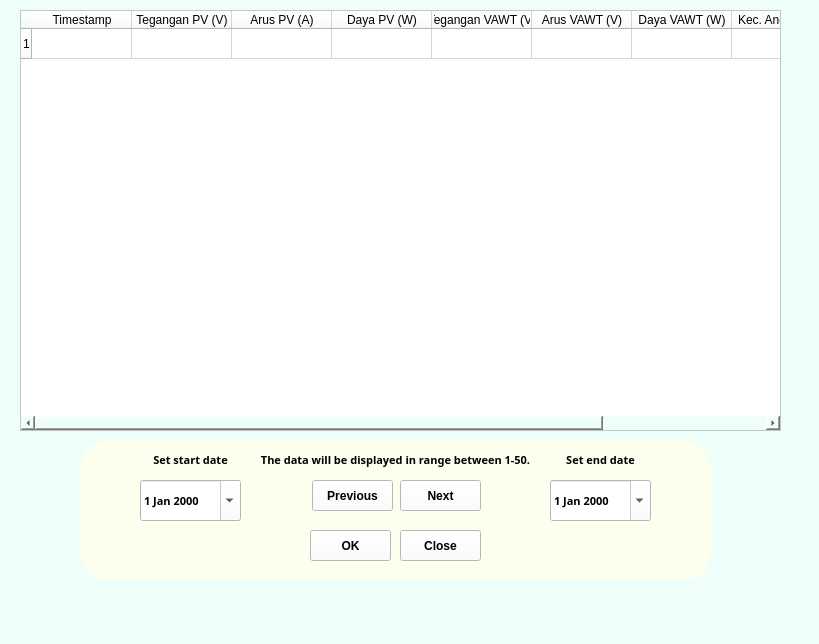
<?xml version="1.0" encoding="UTF-8"?>
<ui version="4.0">
 <class>MainWindow</class>
 <widget class="QMainWindow" name="MainWindow">
  <property name="geometry">
   <rect>
    <x>0</x>
    <y>0</y>
    <width>819</width>
    <height>644</height>
   </rect>
  </property>
  <property name="windowTitle">
   <string>Show Data</string>
  </property>
  <property name="windowIcon">
   <iconset>
    <normaloff>../assets/0049-logo-pjb-removebg-preview.png</normaloff>../assets/0049-logo-pjb-removebg-preview.png</iconset>
  </property>
  <property name="styleSheet">
   <string notr="true">background-color: rgb(237, 255, 248);</string>
  </property>
  <widget class="QWidget" name="centralwidget">
   <widget class="QTableWidget" name="tableWidget">
    <property name="geometry">
     <rect>
      <x>20</x>
      <y>10</y>
      <width>761</width>
      <height>421</height>
     </rect>
    </property>
    <property name="font">
     <font>
      <pointsize>7</pointsize>
     </font>
    </property>
    <property name="styleSheet">
     <string notr="true">background-color: rgb(255, 255, 255);
</string>
    </property>
    <property name="rowCount">
     <number>1</number>
    </property>
    <property name="columnCount">
     <number>9</number>
    </property>
    <attribute name="horizontalHeaderVisible">
     <bool>true</bool>
    </attribute>
    <row/>
    <column>
     <property name="text">
      <string>Timestamp</string>
     </property>
    </column>
    <column>
     <property name="text">
      <string>Tegangan PV (V)</string>
     </property>
    </column>
    <column>
     <property name="text">
      <string>Arus PV (A)</string>
     </property>
    </column>
    <column>
     <property name="text">
      <string>Daya PV (W)</string>
     </property>
    </column>
    <column>
     <property name="text">
      <string>Tegangan VAWT (V)</string>
     </property>
    </column>
    <column>
     <property name="text">
      <string>Arus VAWT (V)</string>
     </property>
    </column>
    <column>
     <property name="text">
      <string>Daya VAWT (W)</string>
     </property>
    </column>
    <column>
     <property name="text">
      <string>Kec. Angin (m/s)</string>
     </property>
    </column>
    <column>
     <property name="text">
      <string>Baterai (V)</string>
     </property>
    </column>
   </widget>
   <widget class="QPushButton" name="pushButton">
    <property name="geometry">
     <rect>
      <x>310</x>
      <y>530</y>
      <width>81</width>
      <height>31</height>
     </rect>
    </property>
    <property name="font">
     <font>
      <weight>75</weight>
      <bold>true</bold>
     </font>
    </property>
    <property name="styleSheet">
     <string notr="true">background-color: rgb(255, 255, 255);</string>
    </property>
    <property name="text">
     <string>OK</string>
    </property>
   </widget>
   <widget class="QDateEdit" name="dateEdit">
    <property name="geometry">
     <rect>
      <x>140</x>
      <y>480</y>
      <width>101</width>
      <height>41</height>
     </rect>
    </property>
    <property name="font">
     <font>
      <family>PibotoLt</family>
      <pointsize>8</pointsize>
      <weight>75</weight>
      <bold>true</bold>
     </font>
    </property>
    <property name="styleSheet">
     <string notr="true">background-color: rgb(255, 255, 255);</string>
    </property>
    <property name="calendarPopup">
     <bool>true</bool>
    </property>
   </widget>
   <widget class="QDateEdit" name="dateEdit_2">
    <property name="geometry">
     <rect>
      <x>550</x>
      <y>480</y>
      <width>101</width>
      <height>41</height>
     </rect>
    </property>
    <property name="font">
     <font>
      <family>PibotoLt</family>
      <pointsize>8</pointsize>
      <weight>75</weight>
      <bold>true</bold>
     </font>
    </property>
    <property name="styleSheet">
     <string notr="true">background-color: rgb(255, 255, 255);</string>
    </property>
    <property name="calendarPopup">
     <bool>true</bool>
    </property>
   </widget>
   <widget class="QLabel" name="startdate_label">
    <property name="geometry">
     <rect>
      <x>140</x>
      <y>450</y>
      <width>101</width>
      <height>20</height>
     </rect>
    </property>
    <property name="font">
     <font>
      <family>PibotoLt</family>
      <pointsize>8</pointsize>
      <weight>75</weight>
      <bold>true</bold>
     </font>
    </property>
    <property name="styleSheet">
     <string notr="true">background-color: None;</string>
    </property>
    <property name="text">
     <string>Set start date</string>
    </property>
    <property name="alignment">
     <set>Qt::AlignCenter</set>
    </property>
   </widget>
   <widget class="QLabel" name="enddate_label">
    <property name="geometry">
     <rect>
      <x>550</x>
      <y>450</y>
      <width>101</width>
      <height>20</height>
     </rect>
    </property>
    <property name="font">
     <font>
      <family>PibotoLt</family>
      <pointsize>8</pointsize>
      <weight>75</weight>
      <bold>true</bold>
     </font>
    </property>
    <property name="styleSheet">
     <string notr="true">background-color: None;</string>
    </property>
    <property name="text">
     <string>Set end date</string>
    </property>
    <property name="alignment">
     <set>Qt::AlignCenter</set>
    </property>
   </widget>
   <widget class="QPushButton" name="nextButton">
    <property name="geometry">
     <rect>
      <x>400</x>
      <y>480</y>
      <width>81</width>
      <height>31</height>
     </rect>
    </property>
    <property name="font">
     <font>
      <weight>75</weight>
      <bold>true</bold>
     </font>
    </property>
    <property name="styleSheet">
     <string notr="true">background-color: rgb(255, 255, 255);</string>
    </property>
    <property name="text">
     <string>Next</string>
    </property>
   </widget>
   <widget class="QPushButton" name="prevButton">
    <property name="geometry">
     <rect>
      <x>312</x>
      <y>480</y>
      <width>81</width>
      <height>31</height>
     </rect>
    </property>
    <property name="font">
     <font>
      <weight>75</weight>
      <bold>true</bold>
     </font>
    </property>
    <property name="styleSheet">
     <string notr="true">background-color: rgb(255, 255, 255);</string>
    </property>
    <property name="text">
     <string>Previous</string>
    </property>
   </widget>
   <widget class="QLabel" name="label_2">
    <property name="geometry">
     <rect>
      <x>230</x>
      <y>450</y>
      <width>331</width>
      <height>20</height>
     </rect>
    </property>
    <property name="font">
     <font>
      <family>PibotoLt</family>
      <pointsize>8</pointsize>
      <weight>75</weight>
      <bold>true</bold>
     </font>
    </property>
    <property name="styleSheet">
     <string notr="true">background-color: None;</string>
    </property>
    <property name="text">
     <string>The data will be displayed in range between 1-50.</string>
    </property>
    <property name="alignment">
     <set>Qt::AlignCenter</set>
    </property>
   </widget>
   <widget class="QPushButton" name="pushButton_2">
    <property name="geometry">
     <rect>
      <x>400</x>
      <y>530</y>
      <width>81</width>
      <height>31</height>
     </rect>
    </property>
    <property name="font">
     <font>
      <weight>75</weight>
      <bold>true</bold>
     </font>
    </property>
    <property name="styleSheet">
     <string notr="true">background-color: rgb(255, 255, 255);</string>
    </property>
    <property name="text">
     <string>Close</string>
    </property>
   </widget>
   <widget class="QLabel" name="label">
    <property name="geometry">
     <rect>
      <x>-450</x>
      <y>-10</y>
      <width>1571</width>
      <height>761</height>
     </rect>
    </property>
    <property name="text">
     <string/>
    </property>
    <property name="pixmap">
     <pixmap>../assets/tes2.png</pixmap>
    </property>
   </widget>
   <widget class="QLabel" name="label_3">
    <property name="geometry">
     <rect>
      <x>80</x>
      <y>440</y>
      <width>631</width>
      <height>141</height>
     </rect>
    </property>
    <property name="styleSheet">
     <string notr="true">background-color: rgb(253, 255, 238);
border-bottom-right-radius: 30px;
border-bottom-left-radius: 30px;
border-top-right-radius: 30px;
border-top-left-radius: 30px;</string>
    </property>
    <property name="text">
     <string/>
    </property>
   </widget>
   <zorder>label</zorder>
   <zorder>label_3</zorder>
   <zorder>tableWidget</zorder>
   <zorder>pushButton</zorder>
   <zorder>dateEdit</zorder>
   <zorder>dateEdit_2</zorder>
   <zorder>startdate_label</zorder>
   <zorder>enddate_label</zorder>
   <zorder>nextButton</zorder>
   <zorder>prevButton</zorder>
   <zorder>label_2</zorder>
   <zorder>pushButton_2</zorder>
  </widget>
  <widget class="QMenuBar" name="menubar">
   <property name="geometry">
    <rect>
     <x>0</x>
     <y>0</y>
     <width>819</width>
     <height>27</height>
    </rect>
   </property>
  </widget>
  <widget class="QStatusBar" name="statusbar"/>
 </widget>
 <resources/>
 <connections/>
</ui>
